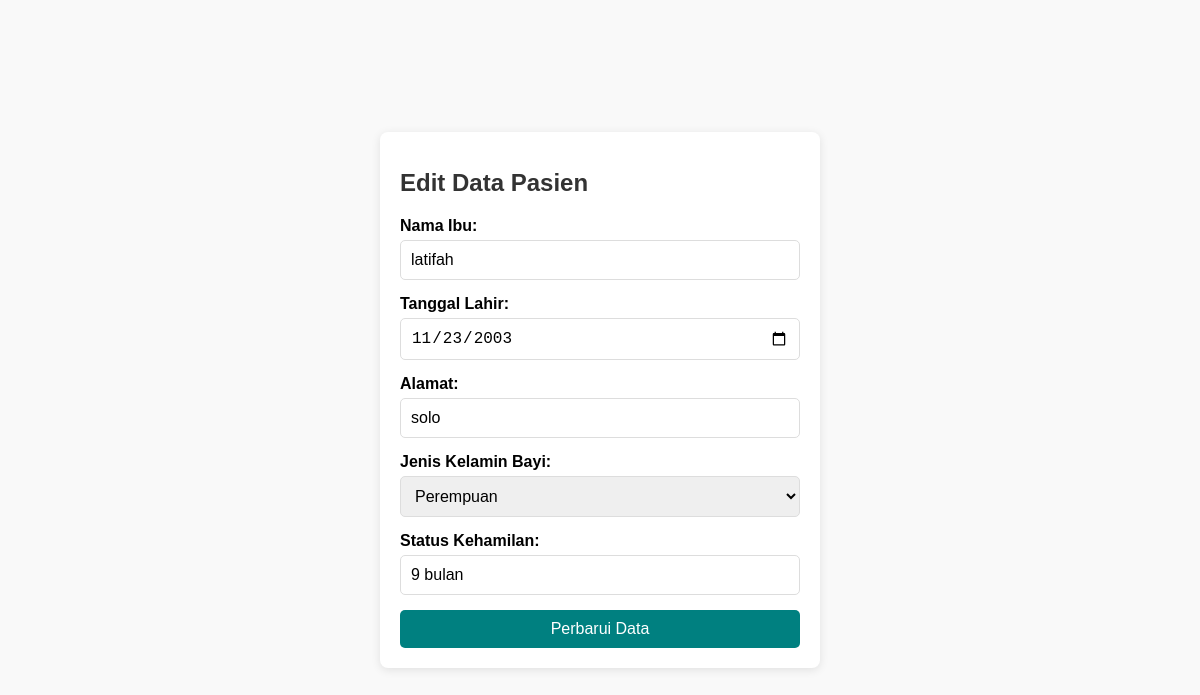
/edit.php?id=3 (signed in), run on the app's committed database.
### tables this page shows
CREATE TABLE `pasien_klinik` (
  `id` int(11) NOT NULL,
  `nama_ibu` varchar(100) NOT NULL,
  `tanggal_lahir` date NOT NULL,
  `alamat` text NOT NULL,
  `jenis_kelamin_bayi` enum('Laki-Laki','Perempuan') NOT NULL,
  `status_kehamilan` varchar(50) NOT NULL
);

### edit.php (the view, shortened to what this page needs)
<?php
include_once("config.php");
if (isset($_GET['id'])) {
    $id = $_GET['id'];
} else {
    header("Location: data_pasien_klinik.php");
    exit();
}
$result = mysqli_query($mysqli, "SELECT * FROM pasien_klinik WHERE id=$id");
if (mysqli_num_rows($result) == 1) {
    $pasien = mysqli_fetch_array($result);
} else {
    echo "Data pasien tidak ditemukan!";
    exit();
}
?>
<!DOCTYPE html>
<html lang="id">
<head>
</head>
<body>
    <div class="form-container">
        <h1>Edit Data Pasien</h1>
        <form method="POST" action="">
            <label for="nama_ibu">Nama Ibu:</label>
            <input type="text" name="nama_ibu" id="nama_ibu" value="<?= htmlspecialchars($pasien['nama_ibu']) ?>" required>
            <label for="tanggal_lahir">Tanggal Lahir:</label>
            <input type="date" name="tanggal_lahir" id="tanggal_lahir" value="<?= htmlspecialchars($pasien['tanggal_lahir']) ?>" required>
            <label for="alamat">Alamat:</label>
            <input type="text" name="alamat" id="alamat" value="<?= htmlspecialchars($pasien['alamat']) ?>" required>
            <label for="jenis_kelamin_bayi">Jenis Kelamin Bayi:</label>
            <select name="jenis_kelamin_bayi" id="jenis_kelamin_bayi" required>
                <option value="Perempuan" <?= $pasien['jenis_kelamin_bayi'] == 'Perempuan' ? 'selected' : '' ?>>Perempuan</option>
            </select>
            <label for="status_kehamilan">Status Kehamilan:</label>
            <input type="text" name="status_kehamilan" id="status_kehamilan" value="<?= htmlspecialchars($pasien['status_kehamilan']) ?>" required>
            <button type="submit" name="submit">Perbarui Data</button>
        </form>
    </div>
</body>
</html>

### edit.php (style rules this page uses)
body { font-family: Arial, sans-serif; background-color: #f9f9f9; margin: 0; padding: 0; display: flex; justify-content: center; align-items: center; height: 100vh; }
.form-container { background: #fff; padding: 20px; border-radius: 8px; box-shadow: 0 2px 10px rgba(0, 0, 0, 0.1); width: 100%; max-width: 400px; }
.form-container h1 { margin-bottom: 20px; font-size: 24px; color: #333; }
.form-container form { display: flex; flex-direction: column; }
.form-container label { margin-bottom: 5px; font-weight: bold; }
.form-container input, .form-container select { padding: 10px; margin-bottom: 15px; border: 1px solid #ddd; border-radius: 5px; font-size: 16px; }
.form-container button { padding: 10px; background: #008080; color: #fff; border: none; border-radius: 5px; font-size: 16px; cursor: pointer; }

### data on the page
pasien_klinik: nama_ibu "latifah", tanggal_lahir "11/23/2003", alamat "solo", jenis_kelamin_bayi "Perempuan", status_kehamilan "9 bulan"
